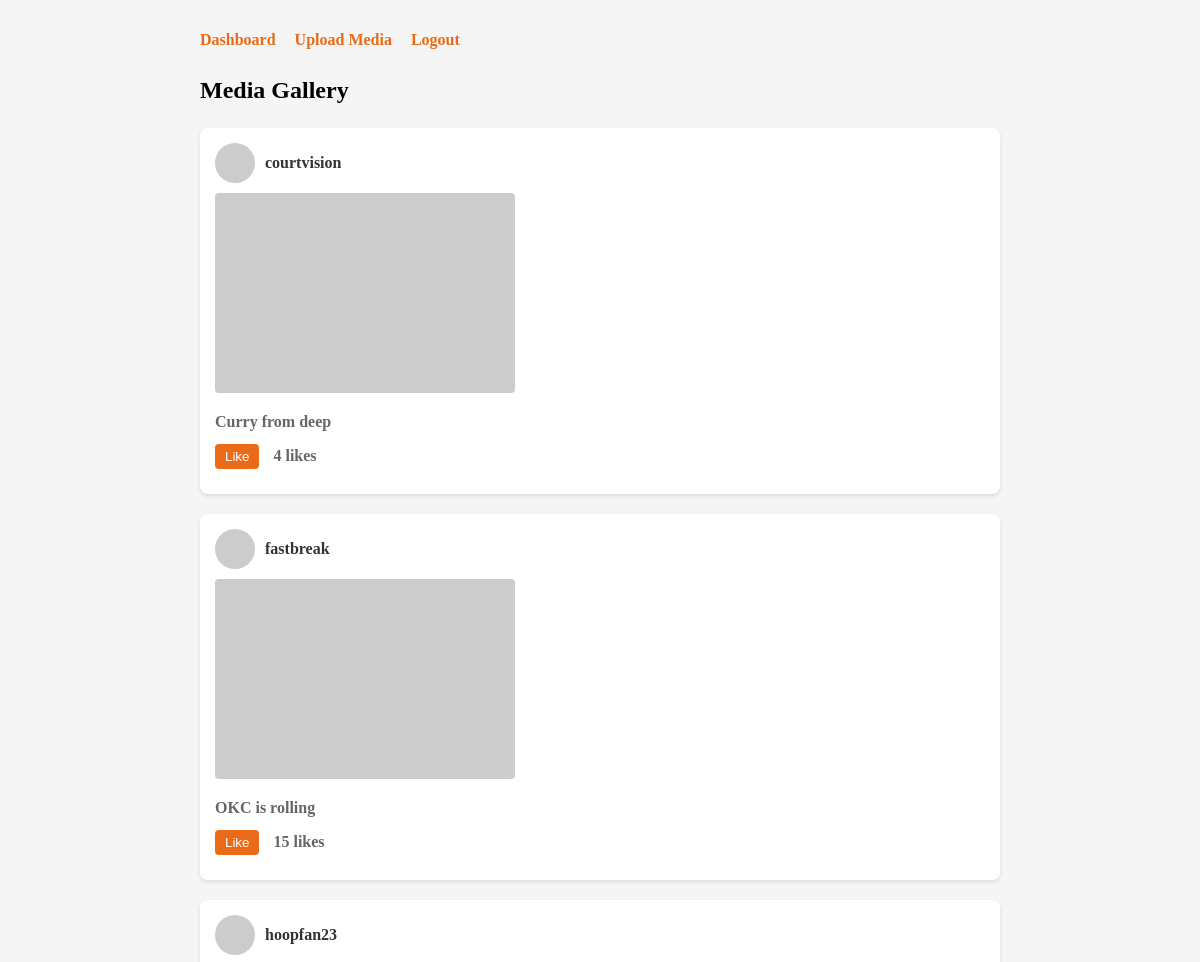
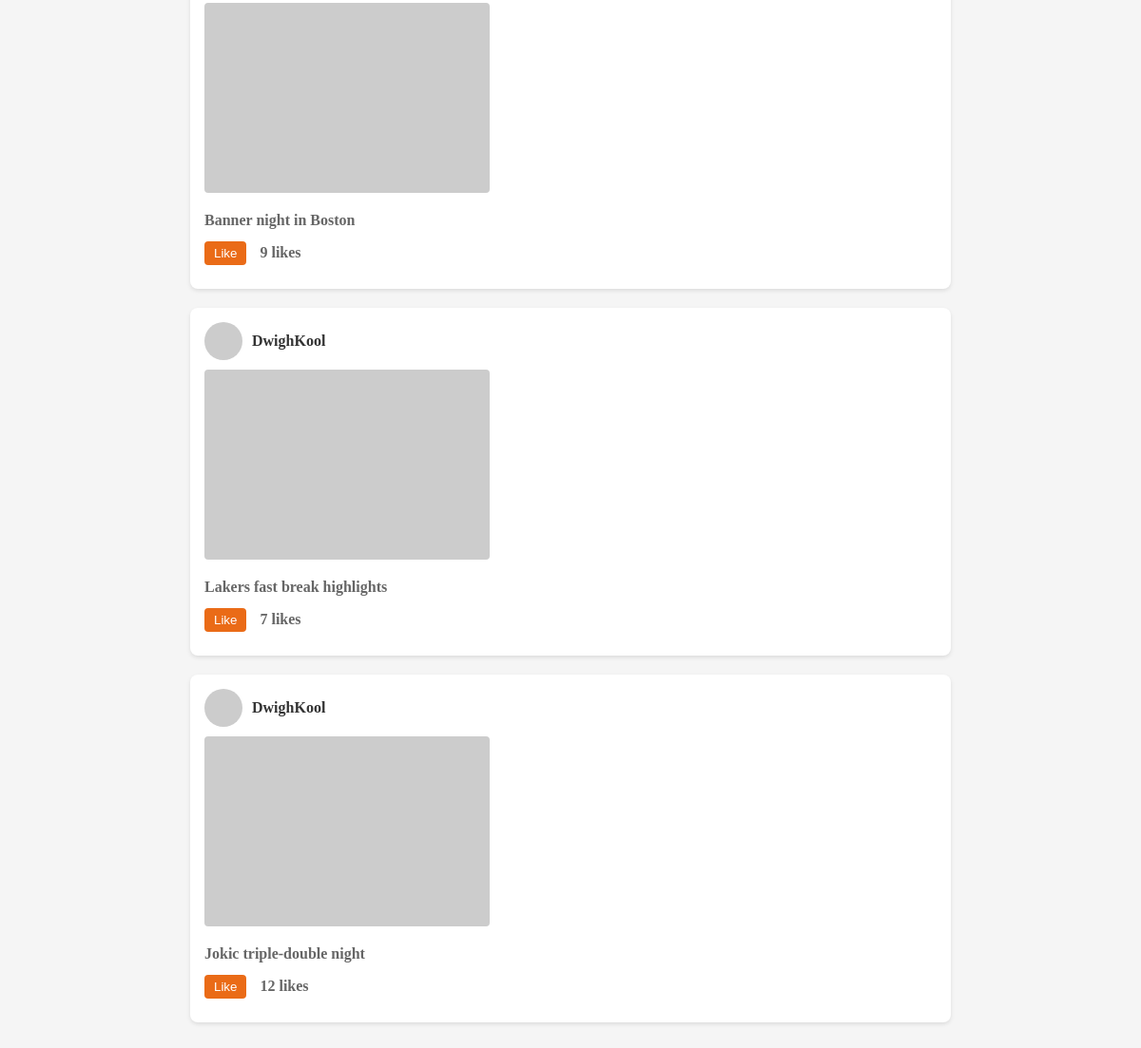
The page /view_media.php (signed in) on the database its author committed (2 pictures, top to bottom).
### tables this page shows
CREATE TABLE Media (
    Media_ID     CHAR(9) PRIMARY KEY,
    UID          CHAR(9) NOT NULL,
    Team_ID      INT     NOT NULL,
    Media_Type   VARCHAR(20),
    Description  VARCHAR(1000),
    MediaURL     VARCHAR(255) NOT NULL,
    Like_Counter INT DEFAULT 0,
    FOREIGN KEY (UID) REFERENCES User(UID),
    FOREIGN KEY (Team_ID) REFERENCES Team(Team_ID)
);

CREATE TABLE User (
    UID         CHAR(9)      PRIMARY KEY,
    F_Name      VARCHAR(50),
    L_Name      VARCHAR(50),
    Username    VARCHAR(50)  NOT NULL UNIQUE,
    Password    VARCHAR(255) NOT NULL,
    Email       VARCHAR(100),
    PhoneNumber VARCHAR(20),
    ProfileURL  VARCHAR(255)
);

### view_media.php (the view, shortened to what this page needs)
<?php
require_once __DIR__ . '/db.php';
$sql = "SELECT m.*, u.Username, u.ProfileURL
        FROM Media m
        JOIN User u ON m.UID = u.UID
        ORDER BY m.Media_ID DESC";
$result = mysqli_query($conn, $sql);
?>
<!DOCTYPE html>
<html>
<head>
</head>
<body>
    <div class="media-container">
        <div class="nav-links">
            <a href="dashboard.php">Dashboard</a>
            <a href="upload_media.php">Upload Media</a>
            <a href="logout.php">Logout</a>
        </div>
        <h2>Media Gallery</h2>
        <?php while ($row = mysqli_fetch_assoc($result)): ?>
            <div class="media-item">
                <div class="media-header">
                    <img src="<?php echo htmlspecialchars($row['ProfileURL']); ?>" alt="Profile" class="profile-pic">
                    <span class="username"><?php echo htmlspecialchars($row['Username']); ?></span>
                </div>
                <div class="media-content">
                    <img src="<?php echo htmlspecialchars($row['MediaURL']); ?>" alt="Media" class="media-image">
                    <div class="description"><?php echo htmlspecialchars($row['Description']); ?></div>
                    <form method="POST" style="display: inline;">
                        <button type="submit" name="like" class="like-button">Like</button>
                        <span class="like-count"><?php echo $row['Like_Counter']; ?> likes</span>
                    </form>
                </div>
            </div>
        <?php endwhile; ?>
    </div>
</body>
</html>

### view_media.php (style rules this page uses)
body { font-family: 'Crimson Text', serif; font-weight: 600; font-style: normal; padding: 20px; line-height: 1.5; background-color: #f5f5f5; }
.media-container { max-width: 800px; margin: 0 auto; }
.media-item { background-color: white; border-radius: 8px; box-shadow: 0 2px 4px rgba(0, 0, 0, 0.1); margin-bottom: 20px; padding: 15px; }
.media-header { display: flex; align-items: center; margin-bottom: 10px; }
.profile-pic { width: 40px; height: 40px; border-radius: 50%; margin-right: 10px; }
.username { font-weight: bold; color: #333; }
.media-content { margin: 10px 0; }
.media-image { max-width: 100%; height: auto; border-radius: 4px; }
.description { margin: 10px 0; color: #666; }
.like-button { background-color: #ea6b17; color: white; border: none; padding: 5px 10px; border-radius: 4px; cursor: pointer; }
.like-count { margin-left: 10px; color: #666; }
.nav-links { margin-bottom: 20px; }
.nav-links a { color: #ea6b17; text-decoration: none; margin-right: 15px; }

### rows shown on the page
media: UID.Username "courtvision", Description "Curry from deep", Like_Counter "4"
media: UID.Username "fastbreak", Description "OKC is rolling", Like_Counter "15"
media: UID.Username "hoopfan23", Description "Banner night in Boston", Like_Counter "9"
media: UID.Username "DwighKool", Description "Lakers fast break highlights", Like_Counter "7"
media: UID.Username "DwighKool", Description "Jokic triple-double night", Like_Counter "12"
